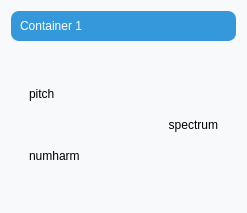
<?xml version="1.0" encoding="UTF-8"?>
<ui version="4.0">
 <class>Container</class>
 <widget class="QWidget" name="Container">
  <property name="geometry">
   <rect>
    <x>0</x>
    <y>0</y>
    <width>247</width>
    <height>213</height>
   </rect>
  </property>
  <property name="windowTitle">
   <string>Form</string>
  </property>
  <property name="styleSheet">
   <string notr="true">QWidget {
    border-radius: 8px;
    background-color: #f8f9fa;
}</string>
  </property>
  <layout class="QVBoxLayout" name="verticalLayout">
   <item>
    <widget class="QFrame" name="frameHeader">
     <property name="minimumSize">
      <size>
       <width>0</width>
       <height>30</height>
      </size>
     </property>
     <property name="maximumSize">
      <size>
       <width>16777215</width>
       <height>30</height>
      </size>
     </property>
     <property name="styleSheet">
      <string notr="true">background-color: #3498db; 
color: white; 
border-top-left-radius: 8px; 
border-top-right-radius: 8px;</string>
     </property>
     <property name="frameShape">
      <enum>QFrame::Shape::StyledPanel</enum>
     </property>
     <property name="frameShadow">
      <enum>QFrame::Shadow::Raised</enum>
     </property>
     <layout class="QHBoxLayout" name="horizontalLayout">
      <item>
       <widget class="QLabel" name="labelInstanceName">
        <property name="text">
         <string>Container 1</string>
        </property>
       </widget>
      </item>
     </layout>
    </widget>
   </item>
   <item>
    <widget class="QFrame" name="frameBody">
     <property name="frameShape">
      <enum>QFrame::Shape::StyledPanel</enum>
     </property>
     <property name="frameShadow">
      <enum>QFrame::Shadow::Raised</enum>
     </property>
     <layout class="QHBoxLayout" name="horizontalLayout_2">
      <item>
       <widget class="QFrame" name="frameInputs">
        <property name="frameShape">
         <enum>QFrame::Shape::StyledPanel</enum>
        </property>
        <property name="frameShadow">
         <enum>QFrame::Shadow::Raised</enum>
        </property>
        <layout class="QVBoxLayout" name="verticalLayout_2">
         <item>
          <widget class="QLabel" name="label">
           <property name="text">
            <string>pitch</string>
           </property>
          </widget>
         </item>
         <item>
          <widget class="QLabel" name="label_2">
           <property name="text">
            <string>numharm</string>
           </property>
          </widget>
         </item>
        </layout>
       </widget>
      </item>
      <item>
       <widget class="QFrame" name="frameOutputs">
        <property name="frameShape">
         <enum>QFrame::Shape::StyledPanel</enum>
        </property>
        <property name="frameShadow">
         <enum>QFrame::Shadow::Raised</enum>
        </property>
        <layout class="QVBoxLayout" name="verticalLayout_3">
         <item>
          <widget class="QLabel" name="label_3">
           <property name="text">
            <string>spectrum</string>
           </property>
           <property name="alignment">
            <set>Qt::AlignmentFlag::AlignRight|Qt::AlignmentFlag::AlignTrailing|Qt::AlignmentFlag::AlignVCenter</set>
           </property>
          </widget>
         </item>
        </layout>
       </widget>
      </item>
     </layout>
    </widget>
   </item>
  </layout>
 </widget>
 <resources/>
 <connections/>
</ui>
